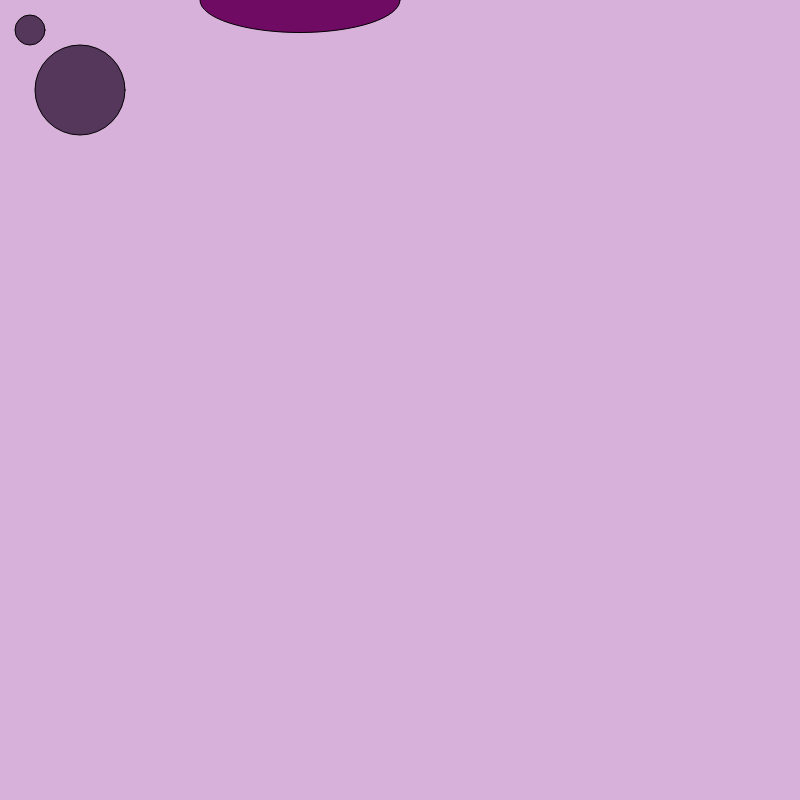
Frame 1 (no input)
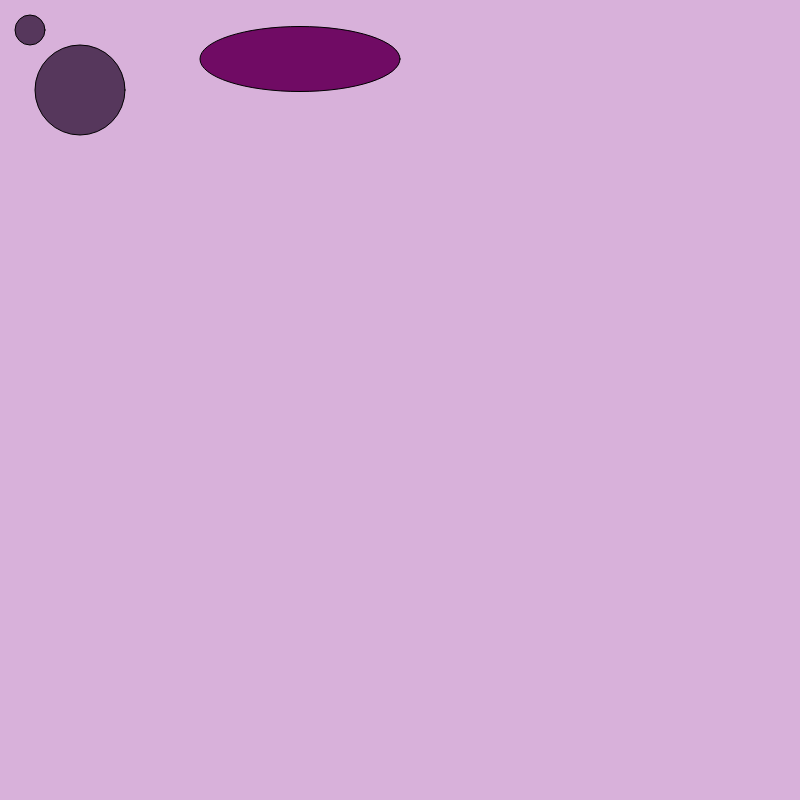
Frame 60 (no input)
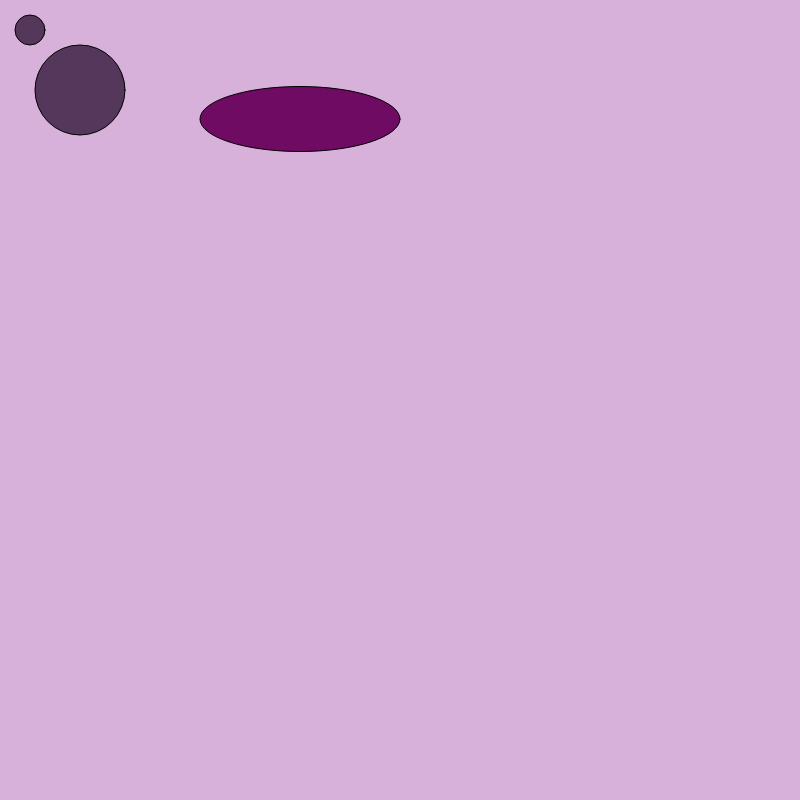
Frame 120 (the mouse pressed at the canvas centre since frame 60)

The p5.js sketch that drew these frames (run headless with seeded random() and noise() and a simulated clock; from frame 60 on, the mouse is pressed at the canvas centre):

// p5.js sketch
// ── sketch.js
let i = 0

function setup() {
  createCanvas(800, 800);

}

function draw() {
  background(216, 177, 218);

  //eyes
  fill(86, 55, 92);
  circle(80, 90, 90);
  circle(30, 30, 30);

  //mouth
  fill(112, 11, 100)
  ellipse(300, i, 200, 65);

  //increment i
i = i+1;
}
